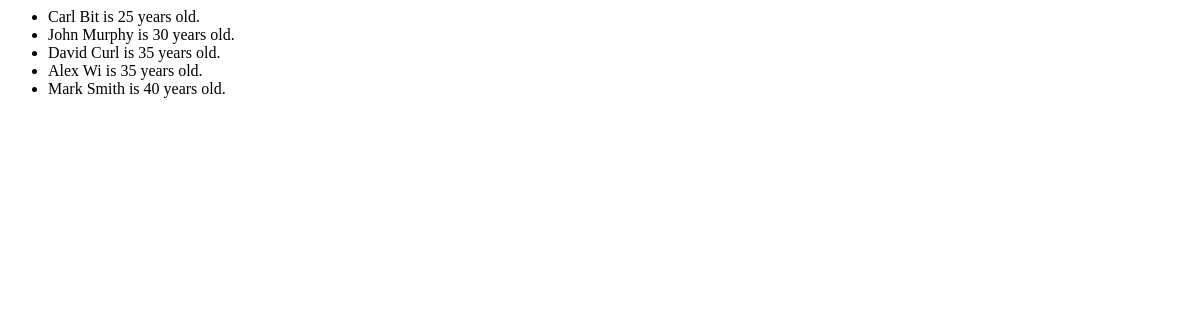
Before: /first_app/ with the older database file.
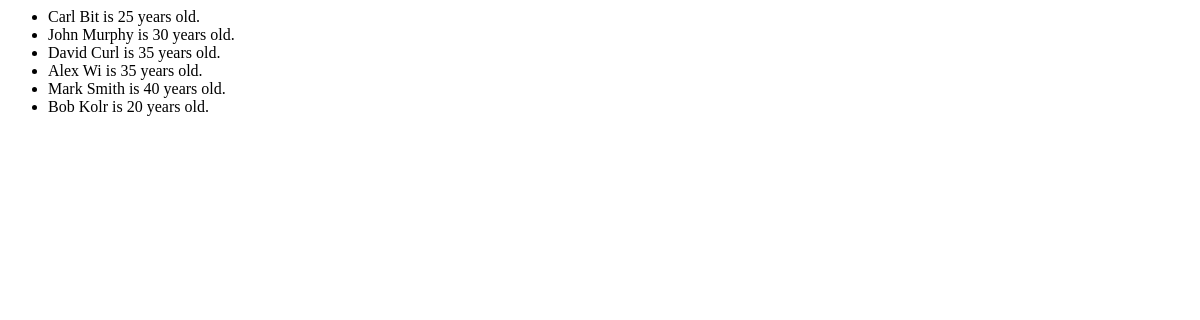
After: the same page with the newer database file.
### first_app/models.py (models this page shows)
class Patient(models.Model):
    first_name = models.CharField(max_length=30)
    last_name = models.CharField(max_length=30)
    age = models.IntegerField(validators=[MaxValueValidator(0),MinValueValidator(120)])
    heartrate = models.IntegerField(default=60,validators=[MaxValueValidator(1),MinValueValidator(300)])
    def __str__(self):
        return f"{self.first_name} {self.last_name} is {self.age} years old."

### first_app/views.py (the view)
# urls.py: path('',views.list_patients,name='list_patients')
def list_patients(request):
    list_patients = models.Patient.objects.all()
    context = {'patients':list_patients}
    return render(request,'first_app/patients.html',context=context)

### first_app/templates/first_app/patients.html (shortened to what this page needs)
<html lang="en">
<head>
</head>
<body>
    <ul>
        {% for patient in patients %}
        <li>{{patient}}</li>
        {% endfor %}
    </ul>
</body>
</html>

Changed rows visible on the page:
added Patient: first_name+last_name+age "Bob Kolr is 20 years old."
